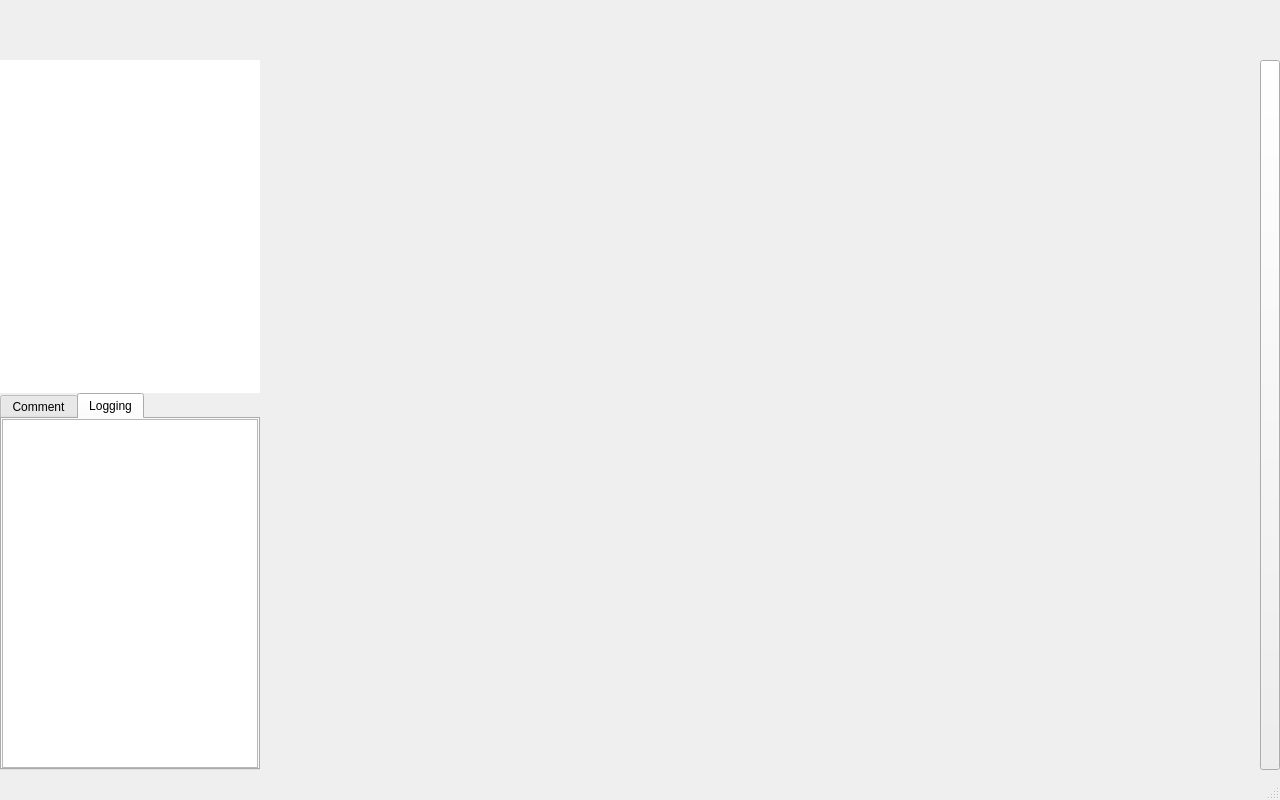
<?xml version="1.0" encoding="UTF-8"?>
<ui version="4.0">
 <class>AssemblyGui</class>
 <widget class="QMainWindow" name="AssemblyGui">
  <property name="geometry">
   <rect>
    <x>0</x>
    <y>0</y>
    <width>1280</width>
    <height>800</height>
   </rect>
  </property>
  <property name="sizePolicy">
   <sizepolicy hsizetype="MinimumExpanding" vsizetype="MinimumExpanding">
    <horstretch>0</horstretch>
    <verstretch>0</verstretch>
   </sizepolicy>
  </property>
  <property name="minimumSize">
   <size>
    <width>1280</width>
    <height>800</height>
   </size>
  </property>
  <property name="windowTitle">
   <string>Matisse 3</string>
  </property>
  <property name="windowIcon">
   <iconset resource="../resources/resources.qrc">
    <normaloff>:/png/ifremer-grand.png</normaloff>:/png/ifremer-grand.png</iconset>
  </property>
  <property name="animated">
   <bool>false</bool>
  </property>
  <widget class="QWidget" name="centralwidget">
   <layout class="QVBoxLayout" name="verticalLayout">
    <property name="spacing">
     <number>0</number>
    </property>
    <property name="leftMargin">
     <number>0</number>
    </property>
    <property name="topMargin">
     <number>0</number>
    </property>
    <property name="rightMargin">
     <number>0</number>
    </property>
    <property name="bottomMargin">
     <number>0</number>
    </property>
    <item>
     <widget class="MainControllBar" name="_MCB_controllBar">
      <property name="sizePolicy">
       <sizepolicy hsizetype="Expanding" vsizetype="Fixed">
        <horstretch>0</horstretch>
        <verstretch>0</verstretch>
       </sizepolicy>
      </property>
      <property name="minimumSize">
       <size>
        <width>300</width>
        <height>60</height>
       </size>
      </property>
      <property name="maximumSize">
       <size>
        <width>16777215</width>
        <height>16777215</height>
       </size>
      </property>
      <property name="frameShape">
       <enum>QFrame::NoFrame</enum>
      </property>
      <property name="frameShadow">
       <enum>QFrame::Raised</enum>
      </property>
      <property name="lineWidth">
       <number>0</number>
      </property>
     </widget>
    </item>
    <item>
     <layout class="QHBoxLayout" name="_HLAY_mapCreationView">
      <property name="spacing">
       <number>0</number>
      </property>
      <item>
       <widget class="QSplitter" name="_SPLIT_leftMenu">
        <property name="enabled">
         <bool>true</bool>
        </property>
        <property name="sizePolicy">
         <sizepolicy hsizetype="Fixed" vsizetype="Expanding">
          <horstretch>0</horstretch>
          <verstretch>0</verstretch>
         </sizepolicy>
        </property>
        <property name="minimumSize">
         <size>
          <width>0</width>
          <height>678</height>
         </size>
        </property>
        <property name="maximumSize">
         <size>
          <width>16777215</width>
          <height>16777215</height>
         </size>
        </property>
        <property name="lineWidth">
         <number>0</number>
        </property>
        <property name="orientation">
         <enum>Qt::Vertical</enum>
        </property>
        <property name="handleWidth">
         <number>0</number>
        </property>
        <property name="childrenCollapsible">
         <bool>false</bool>
        </property>
        <widget class="QWidget" name="verticalLayoutWidget">
         <layout class="QVBoxLayout" name="verticalLayout_4">
          <property name="spacing">
           <number>0</number>
          </property>
          <property name="topMargin">
           <number>0</number>
          </property>
          <item>
           <widget class="QTreeWidget" name="_TRW_assemblies">
            <property name="sizePolicy">
             <sizepolicy hsizetype="Expanding" vsizetype="Expanding">
              <horstretch>0</horstretch>
              <verstretch>0</verstretch>
             </sizepolicy>
            </property>
            <property name="minimumSize">
             <size>
              <width>0</width>
              <height>200</height>
             </size>
            </property>
            <property name="maximumSize">
             <size>
              <width>16777215</width>
              <height>16777215</height>
             </size>
            </property>
            <property name="autoFillBackground">
             <bool>true</bool>
            </property>
            <property name="frameShape">
             <enum>QFrame::NoFrame</enum>
            </property>
            <property name="lineWidth">
             <number>0</number>
            </property>
            <property name="horizontalScrollBarPolicy">
             <enum>Qt::ScrollBarAlwaysOff</enum>
            </property>
            <property name="autoScroll">
             <bool>true</bool>
            </property>
            <property name="dragEnabled">
             <bool>true</bool>
            </property>
            <property name="dragDropMode">
             <enum>QAbstractItemView::DragOnly</enum>
            </property>
            <property name="defaultDropAction">
             <enum>Qt::LinkAction</enum>
            </property>
            <property name="alternatingRowColors">
             <bool>true</bool>
            </property>
            <property name="selectionMode">
             <enum>QAbstractItemView::SingleSelection</enum>
            </property>
            <property name="selectionBehavior">
             <enum>QAbstractItemView::SelectRows</enum>
            </property>
            <property name="iconSize">
             <size>
              <width>10</width>
              <height>10</height>
             </size>
            </property>
            <property name="horizontalScrollMode">
             <enum>QAbstractItemView::ScrollPerPixel</enum>
            </property>
            <property name="indentation">
             <number>20</number>
            </property>
            <property name="uniformRowHeights">
             <bool>true</bool>
            </property>
            <property name="itemsExpandable">
             <bool>true</bool>
            </property>
            <property name="headerHidden">
             <bool>true</bool>
            </property>
            <property name="columnCount">
             <number>1</number>
            </property>
            <attribute name="headerVisible">
             <bool>false</bool>
            </attribute>
            <attribute name="headerMinimumSectionSize">
             <number>100</number>
            </attribute>
            <column>
             <property name="text">
              <string notr="true">1</string>
             </property>
            </column>
           </widget>
          </item>
         </layout>
        </widget>
        <widget class="QStackedWidget" name="_SW_helperTabSets">
         <property name="sizePolicy">
          <sizepolicy hsizetype="Expanding" vsizetype="Expanding">
           <horstretch>0</horstretch>
           <verstretch>0</verstretch>
          </sizepolicy>
         </property>
         <property name="minimumSize">
          <size>
           <width>0</width>
           <height>200</height>
          </size>
         </property>
         <property name="maximumSize">
          <size>
           <width>16777215</width>
           <height>16777215</height>
          </size>
         </property>
         <property name="lineWidth">
          <number>0</number>
         </property>
         <property name="currentIndex">
          <number>0</number>
         </property>
         <widget class="QWidget" name="_WID_mapViewTabSet">
          <property name="sizePolicy">
           <sizepolicy hsizetype="Expanding" vsizetype="Expanding">
            <horstretch>0</horstretch>
            <verstretch>0</verstretch>
           </sizepolicy>
          </property>
          <property name="minimumSize">
           <size>
            <width>0</width>
            <height>200</height>
           </size>
          </property>
          <property name="maximumSize">
           <size>
            <width>16777215</width>
            <height>16777215</height>
           </size>
          </property>
          <layout class="QGridLayout" name="gridLayout_9">
           <property name="leftMargin">
            <number>0</number>
           </property>
           <property name="topMargin">
            <number>0</number>
           </property>
           <property name="rightMargin">
            <number>0</number>
           </property>
           <property name="bottomMargin">
            <number>0</number>
           </property>
           <property name="spacing">
            <number>0</number>
           </property>
           <item row="0" column="0">
            <widget class="MatisseTabWidget" name="_TW_infoTabs">
             <property name="enabled">
              <bool>true</bool>
             </property>
             <property name="sizePolicy">
              <sizepolicy hsizetype="Expanding" vsizetype="Expanding">
               <horstretch>0</horstretch>
               <verstretch>0</verstretch>
              </sizepolicy>
             </property>
             <property name="minimumSize">
              <size>
               <width>0</width>
               <height>200</height>
              </size>
             </property>
             <property name="maximumSize">
              <size>
               <width>16777215</width>
               <height>16777215</height>
              </size>
             </property>
             <property name="currentIndex">
              <number>1</number>
             </property>
             <property name="elideMode">
              <enum>Qt::ElideNone</enum>
             </property>
             <property name="tabBarAutoHide">
              <bool>false</bool>
             </property>
             <widget class="QWidget" name="_TABW_properties">
              <property name="sizePolicy">
               <sizepolicy hsizetype="Expanding" vsizetype="Expanding">
                <horstretch>0</horstretch>
                <verstretch>0</verstretch>
               </sizepolicy>
              </property>
              <property name="minimumSize">
               <size>
                <width>0</width>
                <height>150</height>
               </size>
              </property>
              <property name="maximumSize">
               <size>
                <width>16777215</width>
                <height>16777215</height>
               </size>
              </property>
              <attribute name="title">
               <string>Comment</string>
              </attribute>
              <layout class="QGridLayout" name="gridLayout_3">
               <property name="leftMargin">
                <number>0</number>
               </property>
               <property name="topMargin">
                <number>0</number>
               </property>
               <property name="rightMargin">
                <number>0</number>
               </property>
               <property name="bottomMargin">
                <number>0</number>
               </property>
               <property name="spacing">
                <number>0</number>
               </property>
               <item row="0" column="0">
                <widget class="QTreeWidget" name="_TRW_assemblyInfo">
                 <property name="sizePolicy">
                  <sizepolicy hsizetype="Expanding" vsizetype="Expanding">
                   <horstretch>0</horstretch>
                   <verstretch>0</verstretch>
                  </sizepolicy>
                 </property>
                 <property name="minimumSize">
                  <size>
                   <width>0</width>
                   <height>150</height>
                  </size>
                 </property>
                 <property name="maximumSize">
                  <size>
                   <width>16777215</width>
                   <height>16777215</height>
                  </size>
                 </property>
                 <property name="frameShape">
                  <enum>QFrame::NoFrame</enum>
                 </property>
                 <property name="lineWidth">
                  <number>0</number>
                 </property>
                 <property name="horizontalScrollBarPolicy">
                  <enum>Qt::ScrollBarAlwaysOff</enum>
                 </property>
                 <property name="autoScroll">
                  <bool>false</bool>
                 </property>
                 <property name="autoScrollMargin">
                  <number>0</number>
                 </property>
                 <property name="alternatingRowColors">
                  <bool>true</bool>
                 </property>
                 <property name="selectionMode">
                  <enum>QAbstractItemView::NoSelection</enum>
                 </property>
                 <property name="indentation">
                  <number>0</number>
                 </property>
                 <property name="wordWrap">
                  <bool>true</bool>
                 </property>
                 <property name="columnCount">
                  <number>2</number>
                 </property>
                 <attribute name="headerVisible">
                  <bool>false</bool>
                 </attribute>
                 <attribute name="headerMinimumSectionSize">
                  <number>100</number>
                 </attribute>
                 <attribute name="headerDefaultSectionSize">
                  <number>100</number>
                 </attribute>
                 <column>
                  <property name="text">
                   <string notr="true">Champ</string>
                  </property>
                 </column>
                 <column>
                  <property name="text">
                   <string>Valeur</string>
                  </property>
                 </column>
                </widget>
               </item>
              </layout>
             </widget>
             <widget class="QWidget" name="_TABW_logger">
              <property name="sizePolicy">
               <sizepolicy hsizetype="Expanding" vsizetype="Expanding">
                <horstretch>0</horstretch>
                <verstretch>0</verstretch>
               </sizepolicy>
              </property>
              <property name="minimumSize">
               <size>
                <width>0</width>
                <height>150</height>
               </size>
              </property>
              <property name="maximumSize">
               <size>
                <width>16777215</width>
                <height>16777215</height>
               </size>
              </property>
              <attribute name="title">
               <string>Logging</string>
              </attribute>
              <layout class="QGridLayout" name="gridLayout_7">
               <property name="leftMargin">
                <number>0</number>
               </property>
               <property name="topMargin">
                <number>0</number>
               </property>
               <property name="rightMargin">
                <number>0</number>
               </property>
               <property name="bottomMargin">
                <number>0</number>
               </property>
               <property name="spacing">
                <number>0</number>
               </property>
               <item row="0" column="0">
                <widget class="QTextEdit" name="_QTE_loggingText">
                 <property name="html">
                  <string>&lt;!DOCTYPE HTML PUBLIC &quot;-//W3C//DTD HTML 4.0//EN&quot; &quot;http://www.w3.org/TR/REC-html40/strict.dtd&quot;&gt;
&lt;html&gt;&lt;head&gt;&lt;meta name=&quot;qrichtext&quot; content=&quot;1&quot; /&gt;&lt;style type=&quot;text/css&quot;&gt;
p, li { white-space: pre-wrap; }
&lt;/style&gt;&lt;/head&gt;&lt;body style=&quot; font-family:'MS Shell Dlg 2'; font-size:8.25pt; font-weight:400; font-style:normal;&quot;&gt;
&lt;p style=&quot;-qt-paragraph-type:empty; margin-top:0px; margin-bottom:0px; margin-left:0px; margin-right:0px; -qt-block-indent:0; text-indent:0px;&quot;&gt;&lt;br /&gt;&lt;/p&gt;&lt;/body&gt;&lt;/html&gt;</string>
                 </property>
                </widget>
               </item>
              </layout>
             </widget>
            </widget>
           </item>
          </layout>
         </widget>
         <widget class="QWidget" name="_WID_creationViewTabSet">
          <property name="sizePolicy">
           <sizepolicy hsizetype="Expanding" vsizetype="Expanding">
            <horstretch>0</horstretch>
            <verstretch>0</verstretch>
           </sizepolicy>
          </property>
          <property name="minimumSize">
           <size>
            <width>0</width>
            <height>200</height>
           </size>
          </property>
          <property name="maximumSize">
           <size>
            <width>16777215</width>
            <height>16777215</height>
           </size>
          </property>
          <layout class="QGridLayout" name="gridLayout_8">
           <property name="leftMargin">
            <number>0</number>
           </property>
           <property name="topMargin">
            <number>0</number>
           </property>
           <property name="rightMargin">
            <number>0</number>
           </property>
           <property name="bottomMargin">
            <number>0</number>
           </property>
           <property name="spacing">
            <number>0</number>
           </property>
           <item row="0" column="0">
            <widget class="MatisseTabWidget" name="_TW_creationViewTabs">
             <property name="sizePolicy">
              <sizepolicy hsizetype="Expanding" vsizetype="Expanding">
               <horstretch>0</horstretch>
               <verstretch>0</verstretch>
              </sizepolicy>
             </property>
             <property name="minimumSize">
              <size>
               <width>0</width>
               <height>200</height>
              </size>
             </property>
             <property name="maximumSize">
              <size>
               <width>16777215</width>
               <height>16777215</height>
              </size>
             </property>
             <property name="currentIndex">
              <number>2</number>
             </property>
             <property name="elideMode">
              <enum>Qt::ElideNone</enum>
             </property>
             <widget class="QWidget" name="_TABW_inputs">
              <property name="sizePolicy">
               <sizepolicy hsizetype="Expanding" vsizetype="Expanding">
                <horstretch>0</horstretch>
                <verstretch>0</verstretch>
               </sizepolicy>
              </property>
              <property name="minimumSize">
               <size>
                <width>0</width>
                <height>150</height>
               </size>
              </property>
              <property name="maximumSize">
               <size>
                <width>16777215</width>
                <height>16777215</height>
               </size>
              </property>
              <attribute name="title">
               <string>Sources</string>
              </attribute>
              <layout class="QGridLayout" name="gridLayout_4">
               <property name="leftMargin">
                <number>0</number>
               </property>
               <property name="topMargin">
                <number>5</number>
               </property>
               <property name="rightMargin">
                <number>0</number>
               </property>
               <property name="bottomMargin">
                <number>0</number>
               </property>
               <property name="spacing">
                <number>0</number>
               </property>
               <item row="0" column="0">
                <widget class="QListWidget" name="_LW_inputs">
                 <property name="sizePolicy">
                  <sizepolicy hsizetype="Expanding" vsizetype="Expanding">
                   <horstretch>0</horstretch>
                   <verstretch>0</verstretch>
                  </sizepolicy>
                 </property>
                 <property name="minimumSize">
                  <size>
                   <width>0</width>
                   <height>150</height>
                  </size>
                 </property>
                 <property name="maximumSize">
                  <size>
                   <width>16777215</width>
                   <height>16777215</height>
                  </size>
                 </property>
                 <property name="frameShape">
                  <enum>QFrame::NoFrame</enum>
                 </property>
                 <property name="lineWidth">
                  <number>0</number>
                 </property>
                 <property name="dragDropMode">
                  <enum>QAbstractItemView::DragOnly</enum>
                 </property>
                 <property name="defaultDropAction">
                  <enum>Qt::CopyAction</enum>
                 </property>
                 <property name="alternatingRowColors">
                  <bool>true</bool>
                 </property>
                 <property name="selectionBehavior">
                  <enum>QAbstractItemView::SelectRows</enum>
                 </property>
                 <property name="iconSize">
                  <size>
                   <width>50</width>
                   <height>60</height>
                  </size>
                 </property>
                 <property name="gridSize">
                  <size>
                   <width>0</width>
                   <height>60</height>
                  </size>
                 </property>
                 <property name="uniformItemSizes">
                  <bool>true</bool>
                 </property>
                 <property name="selectionRectVisible">
                  <bool>true</bool>
                 </property>
                </widget>
               </item>
              </layout>
             </widget>
             <widget class="QWidget" name="_TABW_processors">
              <property name="sizePolicy">
               <sizepolicy hsizetype="Expanding" vsizetype="Expanding">
                <horstretch>0</horstretch>
                <verstretch>0</verstretch>
               </sizepolicy>
              </property>
              <property name="minimumSize">
               <size>
                <width>0</width>
                <height>150</height>
               </size>
              </property>
              <property name="maximumSize">
               <size>
                <width>16777215</width>
                <height>16777215</height>
               </size>
              </property>
              <attribute name="title">
               <string>Processors</string>
              </attribute>
              <layout class="QGridLayout" name="gridLayout_5">
               <property name="leftMargin">
                <number>0</number>
               </property>
               <property name="topMargin">
                <number>5</number>
               </property>
               <property name="rightMargin">
                <number>0</number>
               </property>
               <property name="bottomMargin">
                <number>0</number>
               </property>
               <property name="spacing">
                <number>0</number>
               </property>
               <item row="0" column="0">
                <widget class="QListWidget" name="_LW_processors">
                 <property name="sizePolicy">
                  <sizepolicy hsizetype="Expanding" vsizetype="Expanding">
                   <horstretch>0</horstretch>
                   <verstretch>0</verstretch>
                  </sizepolicy>
                 </property>
                 <property name="minimumSize">
                  <size>
                   <width>0</width>
                   <height>150</height>
                  </size>
                 </property>
                 <property name="maximumSize">
                  <size>
                   <width>16777215</width>
                   <height>16777215</height>
                  </size>
                 </property>
                 <property name="frameShape">
                  <enum>QFrame::NoFrame</enum>
                 </property>
                 <property name="lineWidth">
                  <number>0</number>
                 </property>
                 <property name="dragDropMode">
                  <enum>QAbstractItemView::DragOnly</enum>
                 </property>
                 <property name="defaultDropAction">
                  <enum>Qt::CopyAction</enum>
                 </property>
                 <property name="alternatingRowColors">
                  <bool>true</bool>
                 </property>
                 <property name="selectionBehavior">
                  <enum>QAbstractItemView::SelectRows</enum>
                 </property>
                 <property name="iconSize">
                  <size>
                   <width>50</width>
                   <height>60</height>
                  </size>
                 </property>
                 <property name="gridSize">
                  <size>
                   <width>0</width>
                   <height>60</height>
                  </size>
                 </property>
                 <property name="uniformItemSizes">
                  <bool>true</bool>
                 </property>
                 <property name="selectionRectVisible">
                  <bool>true</bool>
                 </property>
                </widget>
               </item>
              </layout>
             </widget>
             <widget class="QWidget" name="_TABW_outputs">
              <property name="sizePolicy">
               <sizepolicy hsizetype="Expanding" vsizetype="Expanding">
                <horstretch>0</horstretch>
                <verstretch>0</verstretch>
               </sizepolicy>
              </property>
              <property name="minimumSize">
               <size>
                <width>0</width>
                <height>150</height>
               </size>
              </property>
              <property name="maximumSize">
               <size>
                <width>16777215</width>
                <height>16777215</height>
               </size>
              </property>
              <attribute name="title">
               <string>Destinations</string>
              </attribute>
              <layout class="QGridLayout" name="gridLayout_6">
               <property name="leftMargin">
                <number>0</number>
               </property>
               <property name="topMargin">
                <number>5</number>
               </property>
               <property name="rightMargin">
                <number>0</number>
               </property>
               <property name="bottomMargin">
                <number>0</number>
               </property>
               <property name="spacing">
                <number>0</number>
               </property>
               <item row="0" column="0">
                <widget class="QListWidget" name="_LW_outputs">
                 <property name="minimumSize">
                  <size>
                   <width>0</width>
                   <height>150</height>
                  </size>
                 </property>
                 <property name="maximumSize">
                  <size>
                   <width>16777215</width>
                   <height>16777215</height>
                  </size>
                 </property>
                 <property name="frameShape">
                  <enum>QFrame::NoFrame</enum>
                 </property>
                 <property name="lineWidth">
                  <number>0</number>
                 </property>
                 <property name="dragDropMode">
                  <enum>QAbstractItemView::DragOnly</enum>
                 </property>
                 <property name="defaultDropAction">
                  <enum>Qt::CopyAction</enum>
                 </property>
                 <property name="alternatingRowColors">
                  <bool>true</bool>
                 </property>
                 <property name="selectionBehavior">
                  <enum>QAbstractItemView::SelectRows</enum>
                 </property>
                 <property name="iconSize">
                  <size>
                   <width>50</width>
                   <height>60</height>
                  </size>
                 </property>
                 <property name="gridSize">
                  <size>
                   <width>0</width>
                   <height>60</height>
                  </size>
                 </property>
                 <property name="uniformItemSizes">
                  <bool>true</bool>
                 </property>
                 <property name="selectionRectVisible">
                  <bool>true</bool>
                 </property>
                </widget>
               </item>
              </layout>
             </widget>
            </widget>
           </item>
          </layout>
         </widget>
        </widget>
       </widget>
      </item>
      <item>
       <widget class="QWidget" name="_WID_workViewContainer" native="true">
        <property name="sizePolicy">
         <sizepolicy hsizetype="Expanding" vsizetype="Expanding">
          <horstretch>0</horstretch>
          <verstretch>0</verstretch>
         </sizepolicy>
        </property>
        <layout class="QGridLayout" name="gridLayout_2">
         <property name="leftMargin">
          <number>0</number>
         </property>
         <property name="topMargin">
          <number>0</number>
         </property>
         <property name="rightMargin">
          <number>0</number>
         </property>
         <property name="bottomMargin">
          <number>0</number>
         </property>
         <property name="spacing">
          <number>0</number>
         </property>
         <item row="0" column="0">
          <widget class="QStackedWidget" name="_SW_viewStack">
           <property name="sizePolicy">
            <sizepolicy hsizetype="Expanding" vsizetype="Expanding">
             <horstretch>100</horstretch>
             <verstretch>100</verstretch>
            </sizepolicy>
           </property>
           <property name="minimumSize">
            <size>
             <width>580</width>
             <height>710</height>
            </size>
           </property>
           <property name="sizeIncrement">
            <size>
             <width>0</width>
             <height>0</height>
            </size>
           </property>
           <property name="baseSize">
            <size>
             <width>0</width>
             <height>0</height>
            </size>
           </property>
           <property name="lineWidth">
            <number>0</number>
           </property>
           <property name="currentIndex">
            <number>0</number>
           </property>
           <widget class="UserFormWidget" name="_WID_mapViewSceneContainer">
            <property name="sizePolicy">
             <sizepolicy hsizetype="Expanding" vsizetype="Expanding">
              <horstretch>0</horstretch>
              <verstretch>0</verstretch>
             </sizepolicy>
            </property>
            <property name="minimumSize">
             <size>
              <width>580</width>
              <height>710</height>
             </size>
            </property>
           </widget>
           <widget class="MatisseServer::ExpertFormWidget" name="_WID_creationSceneContainer">
            <property name="sizePolicy">
             <sizepolicy hsizetype="Expanding" vsizetype="Expanding">
              <horstretch>0</horstretch>
              <verstretch>0</verstretch>
             </sizepolicy>
            </property>
            <property name="minimumSize">
             <size>
              <width>580</width>
              <height>710</height>
             </size>
            </property>
           </widget>
          </widget>
         </item>
        </layout>
       </widget>
      </item>
      <item>
       <widget class="QScrollArea" name="_SCA_parametersDock">
        <property name="sizePolicy">
         <sizepolicy hsizetype="Fixed" vsizetype="Expanding">
          <horstretch>0</horstretch>
          <verstretch>0</verstretch>
         </sizepolicy>
        </property>
        <property name="minimumSize">
         <size>
          <width>400</width>
          <height>0</height>
         </size>
        </property>
        <property name="frameShape">
         <enum>QFrame::NoFrame</enum>
        </property>
        <property name="lineWidth">
         <number>0</number>
        </property>
        <property name="widgetResizable">
         <bool>true</bool>
        </property>
        <widget class="QWidget" name="scrollAreaWidgetContents">
         <property name="geometry">
          <rect>
           <x>0</x>
           <y>0</y>
           <width>400</width>
           <height>708</height>
          </rect>
         </property>
        </widget>
       </widget>
      </item>
      <item>
       <widget class="MatisseServer::ParametersFoldButton" name="_PB_parameterFold">
        <property name="sizePolicy">
         <sizepolicy hsizetype="Fixed" vsizetype="Expanding">
          <horstretch>0</horstretch>
          <verstretch>0</verstretch>
         </sizepolicy>
        </property>
        <property name="minimumSize">
         <size>
          <width>20</width>
          <height>0</height>
         </size>
        </property>
        <property name="maximumSize">
         <size>
          <width>20</width>
          <height>16777215</height>
         </size>
        </property>
        <property name="toolTip">
         <string>Deplier la fenetre de parametrage</string>
        </property>
        <property name="text">
         <string/>
        </property>
        <property name="icon">
         <iconset resource="../icons.qrc">
          <normaloff>:/qss_icons/icons/Roue.svg</normaloff>:/qss_icons/icons/Roue.svg</iconset>
        </property>
       </widget>
      </item>
     </layout>
    </item>
   </layout>
  </widget>
  <widget class="QStatusBar" name="statusbar">
   <property name="sizePolicy">
    <sizepolicy hsizetype="Expanding" vsizetype="Fixed">
     <horstretch>0</horstretch>
     <verstretch>0</verstretch>
    </sizepolicy>
   </property>
   <property name="minimumSize">
    <size>
     <width>1280</width>
     <height>30</height>
    </size>
   </property>
   <property name="maximumSize">
    <size>
     <width>16777215</width>
     <height>30</height>
    </size>
   </property>
   <property name="layoutDirection">
    <enum>Qt::LeftToRight</enum>
   </property>
  </widget>
 </widget>
 <customwidgets>
  <customwidget>
   <class>UserFormWidget</class>
   <extends>QWidget</extends>
   <header>UserFormWidget.h</header>
  </customwidget>
  <customwidget>
   <class>MainControllBar</class>
   <extends>QFrame</extends>
   <header>MainControllBar.h</header>
   <container>1</container>
  </customwidget>
  <customwidget>
   <class>MatisseTabWidget</class>
   <extends>QTabWidget</extends>
   <header>MatisseTabWidget.h</header>
   <container>1</container>
  </customwidget>
  <customwidget>
   <class>MatisseServer::ExpertFormWidget</class>
   <extends>QWidget</extends>
   <header>ExpertFormWidget.h</header>
   <container>1</container>
  </customwidget>
  <customwidget>
   <class>MatisseServer::ParametersFoldButton</class>
   <extends>QPushButton</extends>
   <header>ParametersFoldButton.h</header>
  </customwidget>
 </customwidgets>
 <resources>
  <include location="../icons.qrc"/>
  <include location="../resources/resources.qrc"/>
 </resources>
 <connections/>
</ui>
